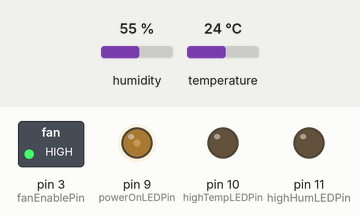
Recording of a sketch running on a simulated Arduino Uno, built with avr-gcc and run on an emulated ATmega328P. Parts: switched loads named in the sketch (green lamp = pin HIGH), output pins drawn as LEDs (lit = HIGH). The inputs (shaded band) are chosen by the test bench; at power-on: humidity 55 %, temperature 24 °C.

Above: at 5.8 s.
5.9 s: humidity set to 69 %
11.9 s: humidity set to 72 %
At 16.2 s:
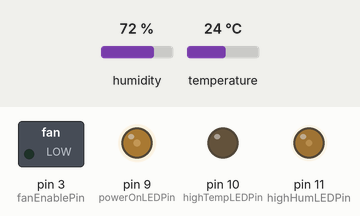
17.9 s: temperature set to 25.5 °C
At 21.4 s:
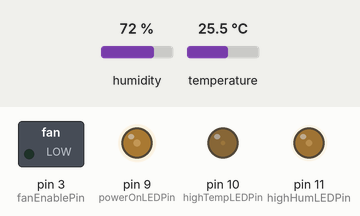
23.9 s: humidity set to 22 %
At 25.4 s:
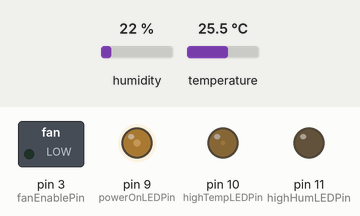
29.9 s: humidity set to 88 %
At 30.6 s:
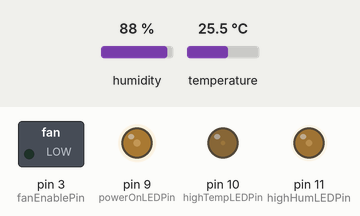
35.9 s: humidity set to 40 %
At 41.0 s:
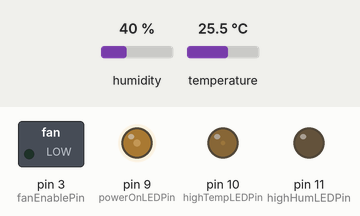
Timing chart, 0 to 42.5 s (numbered marks = the images above; inputs shaded):
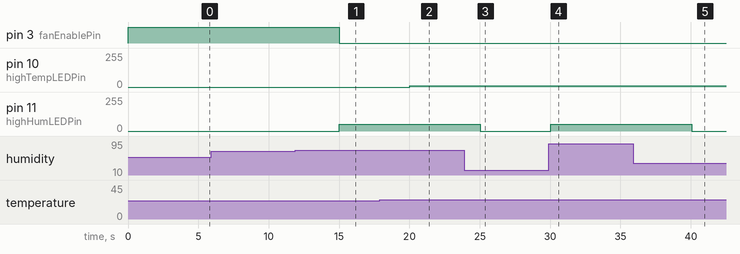

The sketch:

Temperature_and_Humidity_Controlled_Fan.ino
```cpp
// CREATED BY TOUTATISS, 30/12/2022
// CODE IS FREE TO USE
// FURTHER DISCUSSION: jankoclock.wordpress.com

/* Libraries */
#include <DHT.h>

/* Pin Definitions */
#define dhtDataPin 8
#define fanEnablePin 3
#define powerOnLEDPin 9
#define highTempLEDPin 10
#define highHumLEDPin 11

/* DHT22 Sensor Definition */
#define DHT_Type DHT22
DHT dht(dhtDataPin, DHT_Type);

/* Temperature and Humidity Thresholds */
const float humLimit = 70.00;
const float tempLimit = 25.00;

/* Variables */
float hum;
float temp;
bool state;

void setup() {
//  Serial.begin(9600); // Serial for testing and debugging

  /* Pin Setups */
  pinMode(fanEnablePin, OUTPUT);
  pinMode(powerOnLEDPin, OUTPUT);
  pinMode(highTempLEDPin, OUTPUT);
  pinMode(highHumLEDPin, OUTPUT);

  /* Load Default States */
  analogWrite(powerOnLEDPin, 70);
  digitalWrite(fanEnablePin, LOW);

  dht.begin();
}

void loop() {
  getTempHum();       // Measure the temperature and humidity
  monitorFanState();  // Check temp and humidity against thresholds, power fans on/off
  getLightSettings();
  delay(5000);
}

void monitorFanState() {
  analogWrite(fanEnablePin, (((temp > tempLimit)||(hum > humLimit)) ? 0 : 255)); // if either threshold is exceeded, the fan will be switched on
}

void  getTempHum() {
  hum = dht.readHumidity();
  temp = dht.readTemperature();

  /* Serial Block for Testing and Debugging */
//  Serial.print(hum);
//  Serial.print(" % RH\n");
//  Serial.print(temp);
//  Serial.print(" degrees C\n\n");
}

void getLightSettings() {
  analogWrite(highTempLEDPin,0);
  analogWrite(highHumLEDPin,0);

  if (temp > tempLimit) {
    analogWrite(highTempLEDPin,10);
  }

  if (hum > humLimit) {
    analogWrite(highHumLEDPin,50);
  }

}
```

Measured:
- the behaviour switches between 70 and 71 % on humidity (found by bisection; images 0 and 1)
- after the input at 5.9 s, every drawn part: stays the same
- after the input at 11.9 s, pin 3 (fanEnablePin): HIGH → LOW after 3.1 s; pin 11 (highHumLEDPin): 0/255 → 50/255 after 3.1 s
- after the input at 17.9 s, pin 10 (highTempLEDPin): 0/255 → 10/255 after 2.1 s
- after the input at 23.9 s, pin 11 (highHumLEDPin): 50/255 → 0/255 after 1.1 s
- after the input at 29.9 s, pin 11 (highHumLEDPin): 0/255 → 50/255 after 0.14 s
- after the input at 35.9 s, pin 11 (highHumLEDPin): 50/255 → 0/255 after 4.1 s
